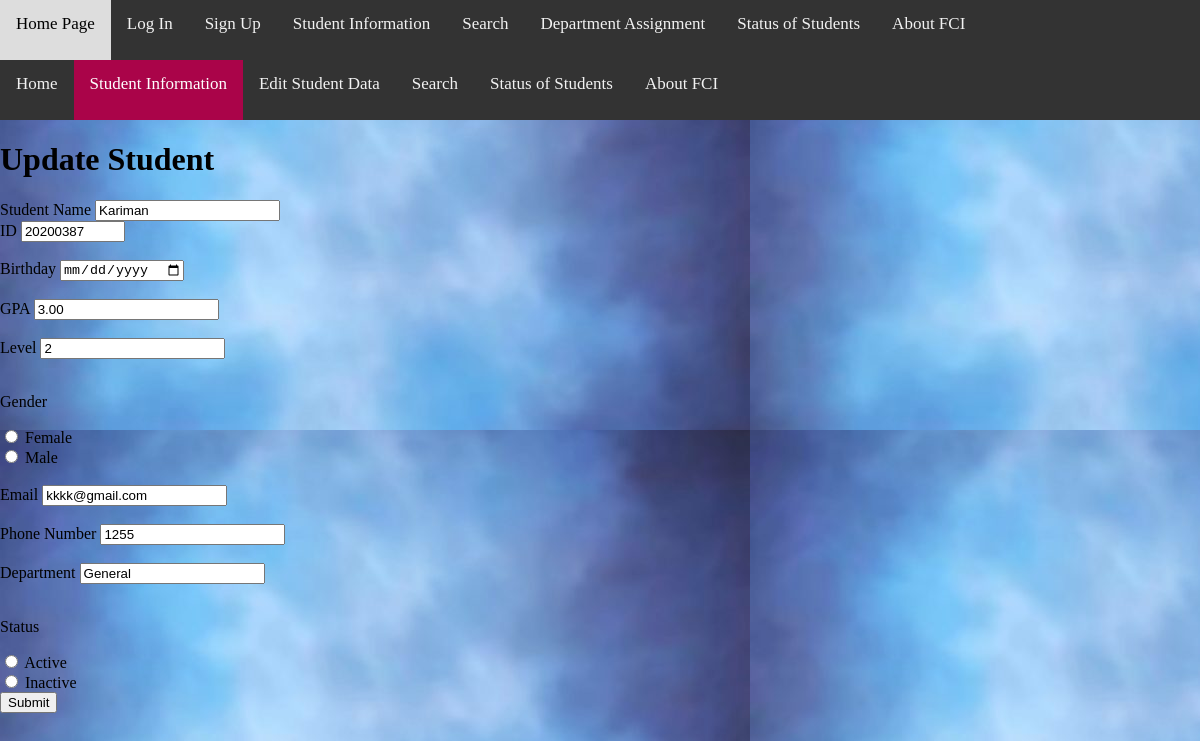
Page /update/21 on the committed database.
### student/models.py (models this page shows, shortened)
class student(models.Model):
    GENDER_CHOICES = (
        ('M', 'Male'),
        ('F', 'Female'),
    )
    GENDER_CHOICE = (
        ('A', 'Active'),
        ('I', 'Inactive'),
    )
    studentname = models.CharField(max_length=100)
    studentid = models.IntegerField(max_length=8)
    birthday = models.DateField()
    gpa = models.DecimalField(max_digits=3,decimal_places=2)
    level = models.CharField(max_length=10)
    gender = models.CharField(max_length=1, choices=GENDER_CHOICES, null=True)
    email = models.EmailField(max_length=50)
    phonenumber = models.IntegerField(max_length=11)
    department = models.CharField(max_length=50)
    status = models.CharField(max_length=1, choices=GENDER_CHOICE, null=True)
    class Meta:
        ordering=['studentname']

### student/views.py (the view)
# urls.py: path('update/<int:id>', views.update, name='update'),
def update(request, id):
    mystudent = student.objects.get(id=id)
    return render(request,'student/update.html',{'mystudent':mystudent})

### templates/student/update.html (shortened to what this page needs)
{% include 'base.html' %}
{% load static %}
{% block content %}
<!DOCTYPE html>
<html>
    <head>
        <link rel="stylesheet" href="{% static 'css/Styleme.css' %}">
    </head>
    <body  class="intro">
        <div class="header">
            <a href="homepage">Home</a>
            <a class="active" href="page1">Student Information</a>
            <a href="page2">Edit Student Data</a>
            <a href="page3">Search</a>
            <a href="page4">Status of Students</a>
            <a href="page5">About FCI</a>
        </div>
        <h1>Update Student</h1>
        <form action="updaterecord/{{ mystudent.id }}" method="post">
        <label for="s">Student Name</label>
               <input id="s" type ="text" name = "studentname" required placeholder="Enter your name" value="{{mystudent.studentname}}">
           <br>
           <div>
            <label for="i">ID</label>
            <input id="i" type ="number" name = "studentid" required placeholder="Enter your ID" min="2020" max="20201999" value="{{mystudent.studentid}}">
        </div>
        <br>
        <div>
            <label for="b">Birthday</label>
            <input id="b" type ="date" name = "birthday" required placeholder="Enter your birthday" value="{{mystudent.birthday}}">
        </div>
        <br>
        <div>
            <label for="g">GPA</label>
            <input id="g" type ="number" name = "gpa" required placeholder="Enter your gpa" value="{{mystudent.gpa}}">
        </div>
        <br>
        <div>
            <label for="l">Level</label>
            <input id="l" type ="text" name = "level" required placeholder="Enter your level" value="{{mystudent.level}}">
        </div>
        <br>
        <div>
            <p>Gender</p>
            <div>
                <input id="f" type ="radio" name="gender" value="{{mystudent.gender}}">
                <label for="f">Female</label>
            </div>
            <div>
                <input id="m" type ="radio" name="gender" value="{{mystudent.gender}}">
                <label for="m">Male</label>
            </div>
        </div>
        <br>
        <div>
            <label for="E">Email</label>
            <input ID="E" type ="email" name = "email" required placeholder="Enter your email" value="{{mystudent.email}}">
        </div>
        <br>
        <div>
            <label for="n">Phone Number</label>
            <input id="n" type ="tel" name = "phonenumber" required placeholder="Enter your phone number" value="{{mystudent.phonenumber}}">
        </div>
        <br>
        <div>
            <label for="t">Department</label>
            <input id="t" type ="text" name = "department" required placeholder="Enter your department" value="{{mystudent.department}}">
        </div>
        <br>
        <div>
            <p>Status</p>
            <div>
                <input id="a" type ="radio" name="status" value="{{mystudent.status}}">
                <label for="a">Active</label>
            </div>
            <div>
                <input id="in" type ="radio" name="status" value="{{mystudent.status}}">
                <label for="in">Inactive</label>
            </div>
        </div>
        <input type="submit" value="Submit">
        </form>
    </body>
</html>
{% endblock content %}

### web/static/css/Styleme.css (style rules this page uses)
* { box-sizing: border-box; }
body { margin: 0; font-family: 'Times New Roman', Times, serif; background-image: url("/static/image/name.jpg "); }
.header { overflow: hidden; background-color: #333; }
.header a { float: left; color: #f2f2f2; text-align: center; padding: 14px 16px; text-decoration: none; font-size: 17px; }
.header a.active { background-color: #aa0449; color: white; }

### templates/base.html (style rules this page uses)
body { margin: 0; font-family: 'Times New Roman', Times, serif; background-image: url("/static/image/name.jpg "); }
.header { overflow: hidden; background-color: #333; height: 60px; }
.header a { float: left; color: #f2f2f2; text-align: center; padding: 14px 16px; text-decoration: none; font-size: 17px; height: 60px; }
.header a.active { background-color: #aa0449; color: white; }
* { box-sizing: border-box; }

### rows in the picture
student: studentname "Kariman", studentid "20200387", gpa "3.00", level "2", email "kkkk@gmail.com", phonenumber "1255", department "General"
